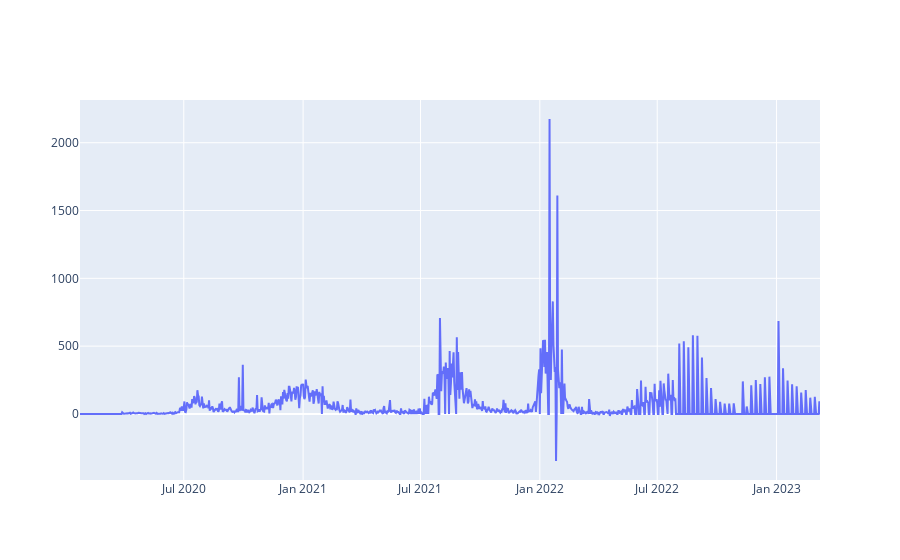

This figure's notebook cell:
### Code cell
fig = go.Figure([go.Scatter(x = df2.index, y = df2['cases'])])
fig.show()

### Figure 1 — Plotly figure (JSON) as saved in the notebook; plotly's stock layout.template omitted (floating-point values rounded to 4 significant figures; data arrays with more than 128 entries replaced by an {"elided": "..."} marker saying what was removed)
{"data": [{"type": "scatter", "x": {"elided": "1142 str values"}, "y": {"elided": "1142 int values"}}], "layout": {}}
